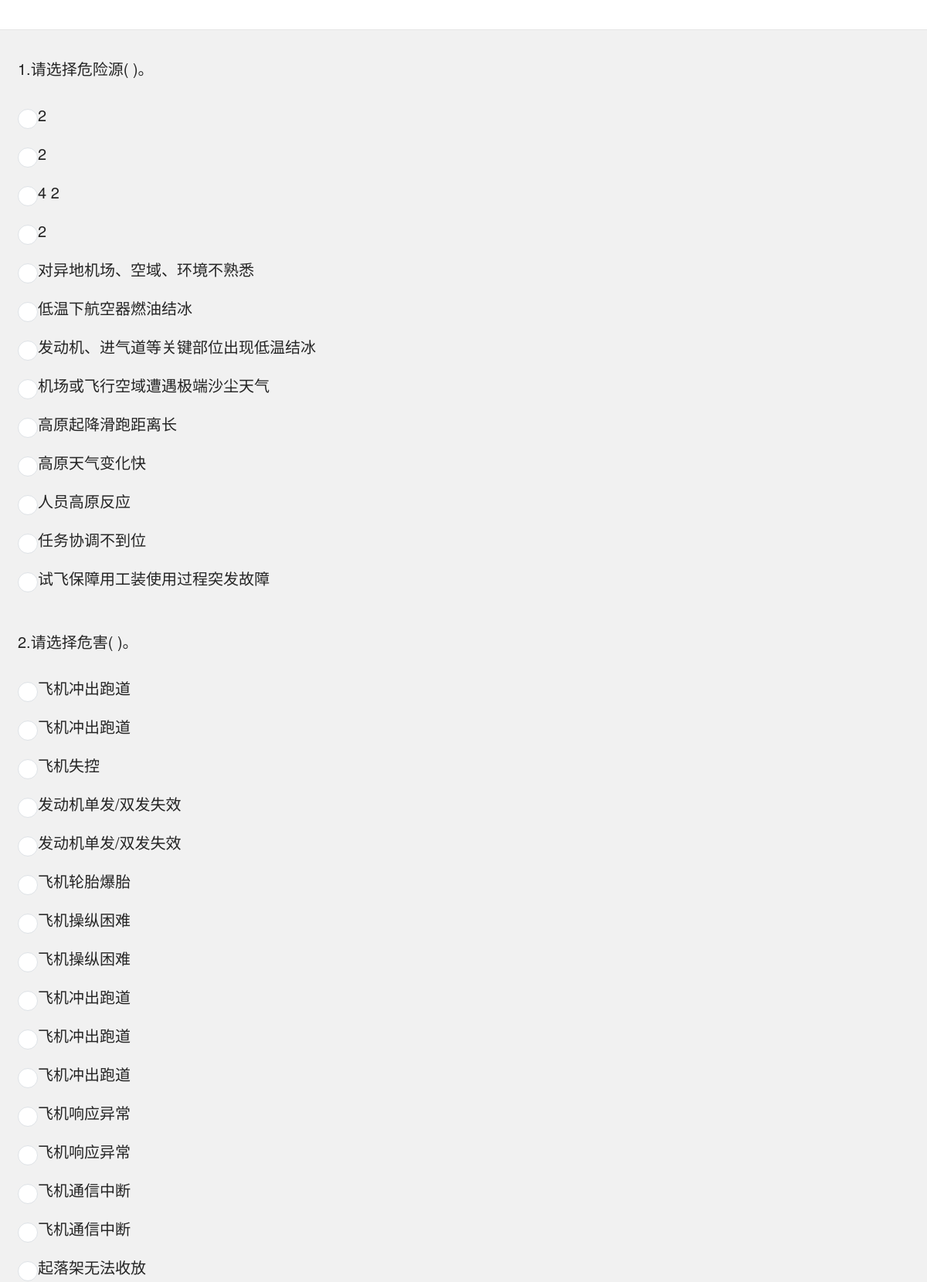
The page /weixianyuan_by_weihai/add/ (upper part) on the database its author committed.
### FM/models.py (models this page shows)
class RiskSource(models.Model):
    id = models.CharField(primary_key=True, max_length=32, verbose_name="编号")  # 危险源编号
    change_time = models.DateField(auto_now=True, verbose_name="入库/修改时间")  # 入库/修改时间
    work_stage = models.CharField(max_length=32, verbose_name="工作阶段")  # 工作阶段
    plane_type = models.CharField(max_length=32, verbose_name="所属机型")  # 所属机型
    subject = models.CharField(max_length=32, verbose_name="试飞科目/工作项目")  # 试飞科目/工作项目
    risk_source = models.CharField(max_length=32, verbose_name="危险源")  # 危险源
    risk_source_result = models.CharField(max_length=32, verbose_name="危险源后果")  # 危险源后果
    R_value = models.CharField(max_length=32, verbose_name="风险评分\n(R值)")  # 风险评分(R值)
    risk_level = models.CharField(max_length=32, verbose_name="风险等级")  # 风险等级
    counter_measures = models.CharField(max_length=1024, verbose_name="缓解/控制措施")  # 缓解/控制措施
    derive_R_value = models.CharField(max_length=32, verbose_name="衍生风险评分\n(R值)")  # 衍生风险评分(R值)
    derive_counter_measures = models.CharField(max_length=1024, verbose_name="衍生风险\n缓解措施")  # 衍生风险缓解措施
    left_risk_level = models.CharField(max_length=32, verbose_name="剩余风险等级")  # 剩余风险等级
    approver = models.CharField(max_length=32, verbose_name="风险可接受批准人")  # 风险可接受批准人
    counter_measures_result = models.CharField(max_length=1024, verbose_name="缓解/控制措施落实情况")  # 缓解/控制措施落实情况
    remarks = models.CharField(max_length=1024, verbose_name="备注")  # 备注
    class Meta:
        db_table = "RiskSource"
        verbose_name = '危险源库'
        verbose_name_plural = verbose_name

class SubjectHarm(models.Model):
    id = models.AutoField(primary_key=True)
    harm_number = models.CharField(max_length=32, verbose_name="危害编号")  # 危害编号
    change_time = models.DateField(auto_now=True, verbose_name="入库/修改时间")  # 入库/修改时间
    plane_type = models.CharField(max_length=32, verbose_name="所属机型")  # 所属机型
    harm_name = models.CharField(max_length=32, verbose_name="危害名称")  # 危害名称
    applicable_subject = models.CharField(max_length=32, verbose_name="适用科目")  # 适用科目
    R_value = models.CharField(max_length=32, verbose_name="危害评分(R值)")  # 危害评分(R值)
    harm_level = models.CharField(max_length=32, verbose_name="危害等级")  # 危害等级
    subject_type = models.CharField(max_length=32, verbose_name="风险科目类别")  # 风险科目类别
    reason_analysis = models.CharField(max_length=256, verbose_name="原因分析")  # 原因分析
    harm_result = models.CharField(max_length=256, verbose_name="危害后果")  # 危害后果
    counter_measures = models.CharField(max_length=1024, verbose_name="缓解措施")  # 缓解措施，JSONField？
    emergency_response_measures = models.CharField(max_length=32, verbose_name="应急处置措施")  # 应急处置措施
    left_R_value = models.CharField(max_length=32, verbose_name="剩余危害评分(R值)")  # 剩余危害评分(R值)
    left_harm_level = models.CharField(max_length=32, verbose_name="剩余危害等级")  # 剩余危害等级
    remarks = models.CharField(max_length=1024, verbose_name="备注")  # 备注
    class Meta:
        db_table = "SubjectHarm"
        verbose_name = '科目危害库'
        verbose_name_plural = verbose_name

### 试飞风险预警00/views.py (the view, shortened to what this page needs)
# urls.py: path('weixianyuan_by_weihai/add/', views.weixianyuan_by_weihai_add),
def weixianyuan_by_weihai_add(request):
    if request.method == 'GET':
        weixianyuan = RiskSource.objects.all()
        weihai = SubjectHarm.objects.all()
        return render(request, '试飞任务风险识别分析/weixianyuan_by_weihai_add.html',
                      {'weixianyuan': weixianyuan, 'weihai': weihai})

### templates/试飞任务风险识别分析/weixianyuan_by_weihai_add.html (shortened to what this page needs)
{% extends 'my_base.html' %}
{% block my_content %}
<div style="margin:20px 20px 20px 20px;font-size:20px;">
  <div class="mb-6 row">
    <label class="col-sm-12 col-form-label"  style="padding:15px 15px;">1.请选择危险源(   )。</label>
    <div class="form-check form-check-inline" id="check_box_1"  style="padding:15px 15px;">
        {% for item in weixianyuan %}
            <input class="form-check-input" type="radio" name="inlineRadioOptions_1" id="{{item.id}}" value="{{item.risk_source}}" style="margin-left:0px;zoom:130%;">
            <label class="form-check-label" for="{{item.id}}">{{item.risk_source}}</label>
            <hr/>
        {% endfor %}
    </div>
  </div>
    <div class="mb-6 row">
    <label class="col-sm-12 col-form-label"  style="padding:15px 15px;">2.请选择危害(   )。</label>
    <div class="form-check form-check-inline" id="check_box_2"  style="padding:15px 15px;">
        {% for item in weihai %}
            <input class="form-check-input" type="radio" name="inlineRadioOptions_2" id="{{item.id}}" value="{{item.harm_name}}" style="margin-left:0px;zoom:130%;">
            <label class="form-check-label" for="{{item.id}}">{{item.harm_name}}</label>
            <hr/>
        {% endfor %}
    </div>
  </div>
</div>
{% endblock %}

### templates/my_base.html (shortened to what this page needs)
{% load static %}
<!DOCTYPE html>
<html lang="en">
<head>
    <link rel="stylesheet" href="{% static 'css/font.css' %}">
    <link rel="stylesheet" href="{% static 'css/font.css' %}">
    <link rel="stylesheet" href="{% static 'css/xadmin.css' %}">
    <link href="{% static 'lib/layui/css/layui.css' %}" rel="stylesheet">
    <link href="{% static 'css/bootstrap.min.css' %}" rel="stylesheet">
    <link rel="stylesheet" href="{% static 'modules/soulTable/soulTable.css' %}" media="all"/>
    <link rel="stylesheet" type="text/css" href="{% static 'css/jquery.dataTables.css' %}">
    <link rel="stylesheet" href="{% static 'css/font.css' %}">
    <link rel="stylesheet" href="{% static 'css/xadmin.css' %}">
    <link rel="stylesheet" type="text/css" href="{% static 'css/jquery.dataTables.css' %}">
</head>
<body>
{% block my_nav %}
<div class="x-nav">
</div>
{% endblock %}
{% block my_content %}
{% endblock %}
</body>
</html>

### staticfiles/css/xadmin.css (style rules this page uses)
* { margin: 0px; padding: 0px; font-family: "Helvetica Neue", Helvetica, Arial, sans-serif; }
html { width: 100%; height: 100%; overflow-x:hidden; overflow-y:auto; }
body { width: 100%; min-height: 100%; background: #f1f1f1; }
.x-nav { padding: 0 20px; position: relative; z-index: 99; border-bottom: 1px solid #e5e5e5; line-height: 39px; height: 39px; overflow: hidden; background: #fff; }

### rows shown on the page
RiskSource: risk_source "2"
RiskSource: risk_source "2"
RiskSource: risk_source "4 2"
RiskSource: risk_source "2"
RiskSource: risk_source "对异地机场、空域、环境不熟悉"
RiskSource: risk_source "低温下航空器燃油结冰"
RiskSource: risk_source "发动机、进气道等关键部位出现低温结冰"
RiskSource: risk_source "机场或飞行空域遭遇极端沙尘天气"
RiskSource: risk_source "高原起降滑跑距离长"
RiskSource: risk_source "高原天气变化快"
RiskSource: risk_source "人员高原反应"
RiskSource: risk_source "任务协调不到位"
RiskSource: risk_source "试飞保障用工装使用过程突发故障"
SubjectHarm: harm_name "飞机冲出跑道"
SubjectHarm: harm_name "飞机冲出跑道"
SubjectHarm: harm_name "飞机失控"
SubjectHarm: harm_name "发动机单发/双发失效"
SubjectHarm: harm_name "发动机单发/双发失效"
SubjectHarm: harm_name "飞机轮胎爆胎"
SubjectHarm: harm_name "飞机操纵困难"
SubjectHarm: harm_name "飞机操纵困难"
SubjectHarm: harm_name "飞机冲出跑道"
SubjectHarm: harm_name "飞机冲出跑道"
SubjectHarm: harm_name "飞机冲出跑道"
SubjectHarm: harm_name "飞机响应异常"
SubjectHarm: harm_name "飞机响应异常"
SubjectHarm: harm_name "飞机通信中断"
SubjectHarm: harm_name "飞机通信中断"
SubjectHarm: harm_name "起落架无法收放"
